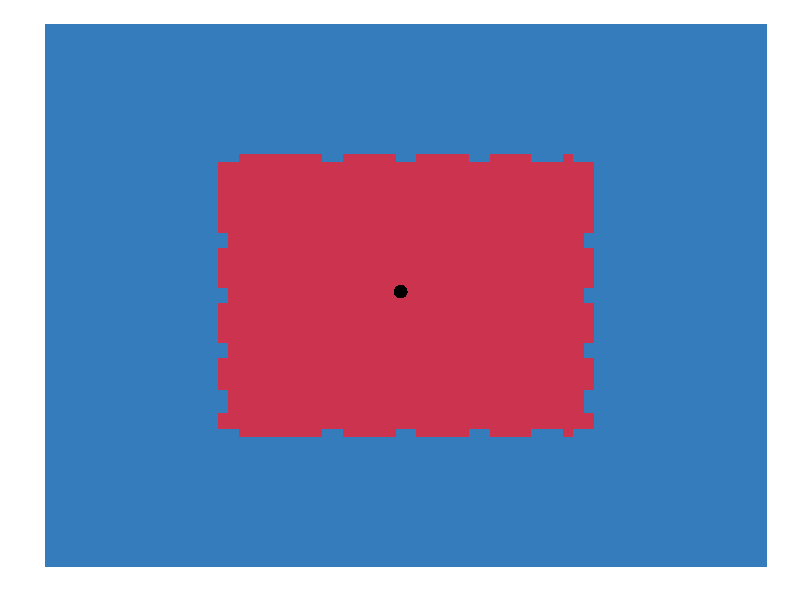

Source code (MATLAB): (Note: this script raises an error after producing the figure.)
clc;clear;close all;
%% Square
load('SquareSpinS.mat');
base = imresize(base,[70 70]);
base(18,[19 52]) = 0;
base(53,[19 52]) = 0;
figureSize = [500 500 260 220 ];
axesPosition = [0.05666666666667 0.05666666666667 0.901666666666667 0.901666666666667];
colorbarPosition = [0.950172839506176 0.05666666666667 0.0268971193415638 0.901666666666667];
fontSize = 30;
markerSize = 30;
markerSize2 = 30;
figure1 = figure('Renderer','painters',...
    'Colormap',[0.368627450980392 0.309803921568627 0.635294117647059;0.316435223903396 0.345023308848968 0.665579012322154;0.274142312225694 0.380341951126658 0.69098011926699;0.241372316122216 0.415759439271453 0.711356288547165;0.217748835767895 0.451275364153108 0.72656637022828;0.202895471337663 0.486889316641379 0.736469214375933;0.196435823006451 0.52260088760602 0.740923671055724;0.200519399225414 0.55934234524082 0.738031469377875;0.220245321606001 0.598834725738228 0.724715949166263;0.251929248677039 0.639241950342431 0.704923340764877;0.291365456773303 0.678526069105427 0.682989770158504;0.33434822222957 0.714649132079211 0.663251363331929;0.376671821380614 0.745573189315781 0.650044246269937;0.415143043336341 0.769680864564936 0.646621457742113;0.455832079626395 0.789744115511128 0.645829808804391;0.499430426768635 0.807317481614494 0.645336297481956;0.544518601990429 0.82317811780797 0.644974728775123;0.589677122519148 0.838103179024489 0.644578907684209;0.633486505582162 0.852869820196986 0.64398263920953;0.674576341983449 0.868269045004314 0.642990762985427;0.716956928492352 0.88612678117552 0.638473096469628;0.761635738765942 0.905831090606177 0.629864253393665;0.805403690869102 0.92525642134296 0.619248909711761;0.84505170286672 0.942277221432544 0.608711741378141;0.877370692823681 0.9547679389216 0.600337424347028;0.89915157880487 0.960603021856804 0.596210634572646;0.911125698805501 0.960570656040661 0.601192299769212;0.920339451570102 0.959739269857603 0.618974446921626;0.92774517117992 0.958344124115124 0.644238952096614;0.934075191576402 0.956452993186487 0.671443327870047;0.940061846700994 0.954133651444957 0.695045086817796;0.946437470495141 0.951453873263797 0.709501741515732;0.953988797491692 0.948066379968171 0.709549567999574;0.963093950102087 0.941698954908048 0.694903028058329;0.972800313214318 0.932388489086583 0.669458450443643;0.982025247227377 0.920603629584506 0.637231663608876;0.989686112540254 0.906813023482548 0.602238496007385;0.994700269551939 0.891485317861442 0.568494776092532;0.996073713828075 0.874946424104414 0.539816372913562;0.995913116569379 0.853220254337554 0.512809689364859;0.995537971410394 0.825480094771334 0.485273355103163;0.994967098342374 0.793301021915336 0.457845010151848;0.994219317356572 0.758258112279141 0.431162294534286;0.993313448444242 0.721926442372333 0.40586284827385;0.992268311596636 0.685881088704492 0.382584311393912;0.99041788143829 0.64871135676986 0.359469502086549;0.986899366448519 0.607766465808703 0.33455340199964;0.981915715139671 0.564790024005995 0.310154851672199;0.975678652413346 0.521562843810501 0.288626350010904;0.968399903171145 0.479865737670985 0.272320395922429;0.960291192314668 0.441479518036214 0.263589488313452;0.950775903323062 0.407784006074645 0.263944307881883;0.937071673516715 0.377603797082268 0.270309228923786;0.919603029669182 0.34955830036498 0.280174668338823;0.899160301994552 0.322363412485175 0.291282227176585;0.876533820706915 0.29473503000525 0.301373506486663;0.852513916020359 0.2653890494876 0.308190107318648;0.827724755461432 0.233144670762681 0.309684085274321;0.800201141939077 0.198733426205924 0.307566914674943;0.769392345757465 0.162691289999717 0.302843175286968;0.735613492351537 0.125103649141412 0.295559917088529;0.699179707156231 0.0860558906283644 0.285764190057759;0.66040611560649 0.0456334014579261 0.273503044172794;0.619607843137255 0.00392156862745098 0.258823529411765]);
set(figure1,'Position',figureSize);
% Create axes
axes1 = axes('Parent',figure1,'YTick',zeros(1,0),'YDir','reverse',...
    'XTick',zeros(1,0),...
    'CLim',[-0.1 1.1],...
    'Position',axesPosition,...
    'Layer','top',...
    'FontSize',fontSize);
xlim(axes1,[1 70]);
ylim(axes1,[1 70]); 
box(axes1,'off');
set(axes1,'Visible','off');
hold(axes1,'all');
imagesc(base);
plot(35,35,'k.','MarkerSize',markerSize,'LineWidth',2.5);
save2pdf('SpinSSquareBase.eps',figure1);

figure2 = figure('Renderer','painters',...
    'Colormap',[0.368627458810806 0.309803932905197 0.635294139385223;0.316435217857361 0.345023304224014 0.66557902097702;0.256435513496399 0.433812081813812 0.703251361846924;0.196435824036598 0.522600889205933 0.740923643112183;0.199412018060684 0.532130122184753 0.738897681236267;0.202388197183609 0.541659355163574 0.736871719360352;0.205364376306534 0.551188588142395 0.734845757484436;0.20834057033062 0.560717821121216 0.732819795608521;0.211316764354706 0.570247054100037 0.730793833732605;0.214292943477631 0.579776287078857 0.728767871856689;0.217269122600555 0.589305520057678 0.726741909980774;0.220245316624641 0.598834753036499 0.724715948104858;0.243065893650055 0.621997654438019 0.712423026561737;0.26588648557663 0.645160496234894 0.700130105018616;0.288707077503204 0.668323397636414 0.687837183475494;0.311527639627457 0.691486239433289 0.675544261932373;0.334348231554031 0.714649140834808 0.663251340389252;0.375620245933533 0.72570139169693 0.657329082489014;0.416892230510712 0.736753642559052 0.651406764984131;0.458164244890213 0.747805953025818 0.645484507083893;0.499436229467392 0.758858203887939 0.63956218957901;0.540708243846893 0.769910454750061 0.633639931678772;0.581980228424072 0.780962705612183 0.627717614173889;0.623252213001251 0.792014956474304 0.621795356273651;0.664524257183075 0.803067207336426 0.615873098373413;0.705796241760254 0.814119517803192 0.60995078086853;0.747068226337433 0.825171768665314 0.604028522968292;0.788340270519257 0.836224019527435 0.598106205463409;0.829612255096436 0.847276270389557 0.592183947563171;0.870884239673615 0.858328521251678 0.586261630058289;0.912156224250793 0.869380831718445 0.580339372158051;0.953428268432617 0.880433082580566 0.574417054653168;0.994700253009796 0.891485333442688 0.56849479675293;0.995043635368347 0.887350618839264 0.561325192451477;0.995386958122253 0.88321590423584 0.554155588150024;0.995730340480804 0.879081130027771 0.546985983848572;0.996073722839355 0.874946415424347 0.539816379547119;0.996055901050568 0.872532427310944 0.536815643310547;0.996038019657135 0.870118379592896 0.533814907073975;0.996020197868347 0.867704391479492 0.530814170837402;0.996002316474915 0.865290343761444 0.52781343460083;0.995984494686127 0.862876355648041 0.524812638759613;0.995966613292694 0.860462307929993 0.521811902523041;0.995948791503906 0.858048319816589 0.518811166286469;0.995930910110474 0.855634272098541 0.515810430049896;0.995913088321686 0.853220283985138 0.512809693813324;0.989938139915466 0.828727304935455 0.504283905029297;0.983963131904602 0.804234325885773 0.495758056640625;0.977988183498383 0.779741406440735 0.487232238054276;0.972013235092163 0.755248427391052 0.478706419467926;0.966038227081299 0.73075544834137 0.470180630683899;0.960063278675079 0.706262469291687 0.461654812097549;0.95408833026886 0.681769549846649 0.4531289935112;0.948113322257996 0.657276570796967 0.44460317492485;0.942138373851776 0.632783591747284 0.436077356338501;0.919732272624969 0.540934979915619 0.404105544090271;0.897326111793518 0.449086308479309 0.372133731842041;0.874920010566711 0.357237696647644 0.340161919593811;0.852513909339905 0.265389055013657 0.308190107345581;0.805932700634003 0.213095560669899 0.298316806554794;0.759351491928101 0.160802066326141 0.288443475961685;0.712770283222198 0.108508564531803 0.278570175170898;0.666189074516296 0.0562150664627552 0.268696844577789;0.619607865810394 0.00392156885936856 0.258823543787003]);
set(figure2,'Colormap',...
    [0.368627458810806 0.309803932905197 0.635294139385223;0.32620906829834 0.345122426748276 0.660648167133331;0.283790707588196 0.380440950393677 0.686002254486084;0.262581527233124 0.398100197315216 0.698679268360138;0.241372317075729 0.415759444236755 0.711356282234192;0.217748835682869 0.451275378465652 0.72656637430191;0.218997076153755 0.525055050849915 0.725641131401062;0.220245316624641 0.598834753036499 0.724715948104858;0.23080663383007 0.612303793430328 0.71811842918396;0.241367936134338 0.625772893428802 0.711520850658417;0.251929253339767 0.639241933822632 0.704923331737518;0.279402256011963 0.664377689361572 0.691032648086548;0.306875228881836 0.689513385295868 0.677142024040222;0.334348231554031 0.714649140834808 0.663251340389252;0.344929128885269 0.7223801612854 0.659949541091919;0.355510026216507 0.730111122131348 0.656647801399231;0.366090923547745 0.73784214258194 0.653346061706543;0.376671820878983 0.745573163032532 0.65004426240921;0.45473513007164 0.778357148170471 0.643155515193939;0.53279846906662 0.811141192913055 0.636266767978668;0.610861778259277 0.843925178050995 0.629377961158752;0.688925087451935 0.876709163188934 0.622489213943481;0.766988396644592 0.909493207931519 0.61560046672821;0.84505170583725 0.942277193069458 0.608711719512939;0.877370715141296 0.954767942428589 0.600337445735931;0.899151563644409 0.960602998733521 0.596210658550262;0.911125719547272 0.960570633411407 0.6011922955513;0.920339465141296 0.95973926782608 0.618974447250366;0.926913619041443 0.957870721817017 0.644331336021423;0.933487713336945 0.956002175807953 0.66968822479248;0.940061867237091 0.954133629798889 0.695045113563538;0.946437478065491 0.951453864574432 0.70950174331665;0.953988790512085 0.948066353797913 0.70954954624176;0.963093936443329 0.941698968410492 0.694903016090393;0.972800314426422 0.932388484477997 0.669458448886871;0.980100274085999 0.918754100799561 0.635803878307343;0.98740029335022 0.905119717121124 0.602149367332458;0.994700253009796 0.891485333442688 0.56849479675293;0.996073722839355 0.874946415424347 0.539816379547119;0.995913088321686 0.853220283985138 0.512809693813324;0.993022441864014 0.805840671062469 0.480783492326736;0.990131795406342 0.758460998535156 0.448757320642471;0.987241148948669 0.711081385612488 0.416731119155884;0.984350562095642 0.663701713085175 0.384704917669296;0.98145991563797 0.616322100162506 0.352678716182709;0.978569269180298 0.568942427635193 0.320652544498444;0.975678622722626 0.521562814712524 0.288626343011856;0.973252356052399 0.507663786411285 0.283191025257111;0.970826148986816 0.493764758110046 0.277755707502365;0.968399882316589 0.479865729808807 0.27232038974762;0.966372728347778 0.470269173383713 0.270137667655945;0.964345574378967 0.460672616958618 0.26795494556427;0.962318360805511 0.451076060533524 0.265772223472595;0.9602912068367 0.441479504108429 0.26358950138092;0.957912385463715 0.433055639266968 0.263678193092346;0.955533564090729 0.424631774425507 0.263766884803772;0.953154742717743 0.416207879781723 0.26385560631752;0.950775921344757 0.407784014940262 0.263944298028946;0.931123495101929 0.37930503487587 0.272793471813202;0.911471128463745 0.350826025009155 0.281642615795135;0.891818702220917 0.322347044944763 0.290491789579391;0.872166335582733 0.293868035078049 0.299340933561325;0.852513909339905 0.265389055013657 0.308190107345581;0.619607865810394 0.00392156885936856 0.258823543787003]);

set(figure2,'Position',figureSize);
axes1 = axes('Parent',figure2,'YTick',zeros(1,0),'YDir','reverse',...
    'XTick',zeros(1,0),...
    'Position',axesPosition,...
    'Layer','top',...
    'FontSize',fontSize,...
    'CLim',[3770.0922 12832.3157]);
xlim(axes1,[1 100]);
ylim(axes1,[1 100]); 
box(axes1,'off');
set(axes1,'Visible','off');
hold(axes1,'all');
imagesc(score);
% message = {'Center','    \downarrow  '};
% text(33,35,message,'FontSize',fontSize);
plot(51,51,'k.','MarkerSize',markerSize,'LineWidth',2.5);
plot(51,51,'r.','MarkerSize',markerSize2,'LineWidth',2.52);
% colorbar('peer',axes1,colorbarPosition,'YTick',zeros(1,0));
save2pdf('SpinSSquareResult.eps',figure2);
%% Triangle

load('TriangleSpinS.mat');
figure1 = figure('Renderer','painters',...
    'Colormap',[0.368627450980392 0.309803921568627 0.635294117647059;0.316435223903396 0.345023308848968 0.665579012322154;0.274142312225694 0.380341951126658 0.69098011926699;0.241372316122216 0.415759439271453 0.711356288547165;0.217748835767895 0.451275364153108 0.72656637022828;0.202895471337663 0.486889316641379 0.736469214375933;0.196435823006451 0.52260088760602 0.740923671055724;0.200519399225414 0.55934234524082 0.738031469377875;0.220245321606001 0.598834725738228 0.724715949166263;0.251929248677039 0.639241950342431 0.704923340764877;0.291365456773303 0.678526069105427 0.682989770158504;0.33434822222957 0.714649132079211 0.663251363331929;0.376671821380614 0.745573189315781 0.650044246269937;0.415143043336341 0.769680864564936 0.646621457742113;0.455832079626395 0.789744115511128 0.645829808804391;0.499430426768635 0.807317481614494 0.645336297481956;0.544518601990429 0.82317811780797 0.644974728775123;0.589677122519148 0.838103179024489 0.644578907684209;0.633486505582162 0.852869820196986 0.64398263920953;0.674576341983449 0.868269045004314 0.642990762985427;0.716956928492352 0.88612678117552 0.638473096469628;0.761635738765942 0.905831090606177 0.629864253393665;0.805403690869102 0.92525642134296 0.619248909711761;0.84505170286672 0.942277221432544 0.608711741378141;0.877370692823681 0.9547679389216 0.600337424347028;0.89915157880487 0.960603021856804 0.596210634572646;0.911125698805501 0.960570656040661 0.601192299769212;0.920339451570102 0.959739269857603 0.618974446921626;0.92774517117992 0.958344124115124 0.644238952096614;0.934075191576402 0.956452993186487 0.671443327870047;0.940061846700994 0.954133651444957 0.695045086817796;0.946437470495141 0.951453873263797 0.709501741515732;0.953988797491692 0.948066379968171 0.709549567999574;0.963093950102087 0.941698954908048 0.694903028058329;0.972800313214318 0.932388489086583 0.669458450443643;0.982025247227377 0.920603629584506 0.637231663608876;0.989686112540254 0.906813023482548 0.602238496007385;0.994700269551939 0.891485317861442 0.568494776092532;0.996073713828075 0.874946424104414 0.539816372913562;0.995913116569379 0.853220254337554 0.512809689364859;0.995537971410394 0.825480094771334 0.485273355103163;0.994967098342374 0.793301021915336 0.457845010151848;0.994219317356572 0.758258112279141 0.431162294534286;0.993313448444242 0.721926442372333 0.40586284827385;0.992268311596636 0.685881088704492 0.382584311393912;0.99041788143829 0.64871135676986 0.359469502086549;0.986899366448519 0.607766465808703 0.33455340199964;0.981915715139671 0.564790024005995 0.310154851672199;0.975678652413346 0.521562843810501 0.288626350010904;0.968399903171145 0.479865737670985 0.272320395922429;0.960291192314668 0.441479518036214 0.263589488313452;0.950775903323062 0.407784006074645 0.263944307881883;0.937071673516715 0.377603797082268 0.270309228923786;0.919603029669182 0.34955830036498 0.280174668338823;0.899160301994552 0.322363412485175 0.291282227176585;0.876533820706915 0.29473503000525 0.301373506486663;0.852513916020359 0.2653890494876 0.308190107318648;0.827724755461432 0.233144670762681 0.309684085274321;0.800201141939077 0.198733426205924 0.307566914674943;0.769392345757465 0.162691289999717 0.302843175286968;0.735613492351537 0.125103649141412 0.295559917088529;0.699179707156231 0.0860558906283644 0.285764190057759;0.66040611560649 0.0456334014579261 0.273503044172794;0.619607843137255 0.00392156862745098 0.258823529411765]);
set(figure1,'Position',figureSize);
% Create axes
axes1 = axes('Parent',figure1,'YTick',zeros(1,0),'YDir','reverse',...
    'XTick',zeros(1,0),...
    'CLim',[-0.1 1.1],...
    'Position',axesPosition,...
    'Layer','top',...
    'FontSize',fontSize);
xlim(axes1,[1 70]);
ylim(axes1,[1 70]); 
box(axes1,'off');
set(axes1,'Visible','off');
hold(axes1,'all');
imagesc(base);

plot(50,50,'k.','MarkerSize',markerSize,'LineWidth',2.5);
save2pdf('SpinSTriangleBase.eps',figure1);

figure2 = figure('Renderer','painters',...
    'Colormap',[0.368627458810806 0.309803932905197 0.635294139385223;0.32620906829834 0.345122456550598 0.660648226737976;0.283790707588196 0.380440950393677 0.686002254486084;0.262581527233124 0.398100197315216 0.698679268360138;0.241372317075729 0.415759444236755 0.711356282234192;0.217748835682869 0.451275378465652 0.72656637430191;0.218997076153755 0.525055050849915 0.725641131401062;0.220245316624641 0.598834753036499 0.724715948104858;0.23080663383007 0.612303793430328 0.71811842918396;0.241367936134338 0.625772893428802 0.711520850658417;0.251929253339767 0.639241933822632 0.704923331737518;0.279402256011963 0.664377689361572 0.691032648086548;0.306875228881836 0.689513385295868 0.677142024040222;0.334348231554031 0.714649140834808 0.663251340389252;0.344929128885269 0.7223801612854 0.659949541091919;0.355510026216507 0.730111122131348 0.656647801399231;0.366090923547745 0.73784214258194 0.653346061706543;0.376671820878983 0.745573163032532 0.65004426240921;0.45473513007164 0.778357148170471 0.643155515193939;0.53279846906662 0.811141192913055 0.636266767978668;0.610861778259277 0.843925178050995 0.629377961158752;0.688925087451935 0.876709163188934 0.622489213943481;0.766988396644592 0.909493207931519 0.61560046672821;0.84505170583725 0.942277193069458 0.608711719512939;0.877370715141296 0.954767942428589 0.600337445735931;0.899151563644409 0.960602998733521 0.596210658550262;0.911125719547272 0.960570633411407 0.6011922955513;0.920339465141296 0.95973926782608 0.618974447250366;0.926913619041443 0.957870721817017 0.644331336021423;0.933487713336945 0.956002175807953 0.66968822479248;0.940061867237091 0.954133629798889 0.695045113563538;0.946437478065491 0.951453864574432 0.70950174331665;0.953988790512085 0.948066353797913 0.70954954624176;0.963093936443329 0.941698968410492 0.694903016090393;0.972800314426422 0.932388484477997 0.669458448886871;0.980100274085999 0.918754100799561 0.635803878307343;0.98740029335022 0.905119717121124 0.602149367332458;0.994700253009796 0.891485333442688 0.56849479675293;0.996073722839355 0.874946415424347 0.539816379547119;0.996053636074066 0.872230648994446 0.536440551280975;0.996033549308777 0.869514882564545 0.533064723014832;0.996013462543488 0.866799116134644 0.529688894748688;0.995993375778198 0.864083349704742 0.526313066482544;0.995973348617554 0.861367583274841 0.522937178611755;0.995953261852264 0.85865181684494 0.519561350345612;0.995933175086975 0.855936050415039 0.516185522079468;0.995913088321686 0.853220283985138 0.512809693813324;0.993664801120758 0.816369473934174 0.48790043592453;0.99141651391983 0.779518604278564 0.462991178035736;0.989168286323547 0.7426677942276 0.438081920146942;0.98691999912262 0.705816984176636 0.413172662258148;0.984671711921692 0.668966114521027 0.388263374567032;0.982423424720764 0.632115304470062 0.363354116678238;0.980175197124481 0.595264494419098 0.338444858789444;0.977926909923553 0.558413624763489 0.31353560090065;0.975678622722626 0.521562814712524 0.288626343011856;0.963227272033691 0.464673399925232 0.276285320520401;0.950775921344757 0.407784014940262 0.263944298028946;0.931123495101929 0.37930503487587 0.272793471813202;0.911471128463745 0.350826025009155 0.281642615795135;0.891818702220917 0.322347044944763 0.290491789579391;0.872166335582733 0.293868035078049 0.299340933561325;0.852513909339905 0.265389055013657 0.308190107345581;0.619607865810394 0.00392156885936856 0.258823543787003]);

set(figure2,'Position',figureSize);
axes1 = axes('Parent',figure2,'YTick',zeros(1,0),'YDir','reverse',...
    'XTick',zeros(1,0),...
    'Position',axesPosition,...
    'Layer','top',...
    'FontSize',fontSize,...
    'CLim',[-0.6903 -0.4056]);
xlim(axes1,[1 70]);
ylim(axes1,[1 70]); 
box(axes1,'off');
set(axes1,'Visible','off');
hold(axes1,'all');
imagesc(score);
plot(50,50,'k.','MarkerSize',markerSize,'LineWidth',2.5);
plot(51,51,'r.','MarkerSize',markerSize2,'LineWidth',2.52);
% text(12,48.5,'Center \rightarrow','FontSize',fontSize);
% colorbar('peer',axes1,colorbarPosition,'YTick',zeros(1,0));
save2pdf('SpinSTriangleResult.eps',figure2);
%% MiddleCircularSegmentSpinS

load('MiddleCircularSegmentSpinS.mat');

figure1 = figure('Renderer','painters',...
    'Colormap',[0.368627450980392 0.309803921568627 0.635294117647059;0.316435223903396 0.345023308848968 0.665579012322154;0.274142312225694 0.380341951126658 0.69098011926699;0.241372316122216 0.415759439271453 0.711356288547165;0.217748835767895 0.451275364153108 0.72656637022828;0.202895471337663 0.486889316641379 0.736469214375933;0.196435823006451 0.52260088760602 0.740923671055724;0.200519399225414 0.55934234524082 0.738031469377875;0.220245321606001 0.598834725738228 0.724715949166263;0.251929248677039 0.639241950342431 0.704923340764877;0.291365456773303 0.678526069105427 0.682989770158504;0.33434822222957 0.714649132079211 0.663251363331929;0.376671821380614 0.745573189315781 0.650044246269937;0.415143043336341 0.769680864564936 0.646621457742113;0.455832079626395 0.789744115511128 0.645829808804391;0.499430426768635 0.807317481614494 0.645336297481956;0.544518601990429 0.82317811780797 0.644974728775123;0.589677122519148 0.838103179024489 0.644578907684209;0.633486505582162 0.852869820196986 0.64398263920953;0.674576341983449 0.868269045004314 0.642990762985427;0.716956928492352 0.88612678117552 0.638473096469628;0.761635738765942 0.905831090606177 0.629864253393665;0.805403690869102 0.92525642134296 0.619248909711761;0.84505170286672 0.942277221432544 0.608711741378141;0.877370692823681 0.9547679389216 0.600337424347028;0.89915157880487 0.960603021856804 0.596210634572646;0.911125698805501 0.960570656040661 0.601192299769212;0.920339451570102 0.959739269857603 0.618974446921626;0.92774517117992 0.958344124115124 0.644238952096614;0.934075191576402 0.956452993186487 0.671443327870047;0.940061846700994 0.954133651444957 0.695045086817796;0.946437470495141 0.951453873263797 0.709501741515732;0.953988797491692 0.948066379968171 0.709549567999574;0.963093950102087 0.941698954908048 0.694903028058329;0.972800313214318 0.932388489086583 0.669458450443643;0.982025247227377 0.920603629584506 0.637231663608876;0.989686112540254 0.906813023482548 0.602238496007385;0.994700269551939 0.891485317861442 0.568494776092532;0.996073713828075 0.874946424104414 0.539816372913562;0.995913116569379 0.853220254337554 0.512809689364859;0.995537971410394 0.825480094771334 0.485273355103163;0.994967098342374 0.793301021915336 0.457845010151848;0.994219317356572 0.758258112279141 0.431162294534286;0.993313448444242 0.721926442372333 0.40586284827385;0.992268311596636 0.685881088704492 0.382584311393912;0.99041788143829 0.64871135676986 0.359469502086549;0.986899366448519 0.607766465808703 0.33455340199964;0.981915715139671 0.564790024005995 0.310154851672199;0.975678652413346 0.521562843810501 0.288626350010904;0.968399903171145 0.479865737670985 0.272320395922429;0.960291192314668 0.441479518036214 0.263589488313452;0.950775903323062 0.407784006074645 0.263944307881883;0.937071673516715 0.377603797082268 0.270309228923786;0.919603029669182 0.34955830036498 0.280174668338823;0.899160301994552 0.322363412485175 0.291282227176585;0.876533820706915 0.29473503000525 0.301373506486663;0.852513916020359 0.2653890494876 0.308190107318648;0.827724755461432 0.233144670762681 0.309684085274321;0.800201141939077 0.198733426205924 0.307566914674943;0.769392345757465 0.162691289999717 0.302843175286968;0.735613492351537 0.125103649141412 0.295559917088529;0.699179707156231 0.0860558906283644 0.285764190057759;0.66040611560649 0.0456334014579261 0.273503044172794;0.619607843137255 0.00392156862745098 0.258823529411765]);

set(figure1,'Position',figureSize);
% Create axes
axes1 = axes('Parent',figure1,'YTick',zeros(1,0),'YDir','reverse',...
    'XTick',zeros(1,0),...
    'CLim',[-0.1 1.1],...
    'Position',axesPosition,...
    'Layer','top',...
    'FontSize',fontSize);
xlim(axes1,[1 70]);
ylim(axes1,[1 70]); 
box(axes1,'off');
set(axes1,'Visible','off');
hold(axes1,'all');
imagesc(base);
plot(35,35,'k.','MarkerSize',markerSize,'LineWidth',2.5);
save2pdf('SpinSMiddleCircularBase.eps',figure1);

figure2 = figure('Renderer','painters',...
    'Colormap',[0.368627458810806 0.309803932905197 0.635294139385223;0.283790707588196 0.380440950393677 0.686002254486084;0.217748835682869 0.451275378465652 0.72656637430191;0.218248128890991 0.480787247419357 0.7261962890625;0.218747422099113 0.510299146175385 0.72582620382309;0.219246730208397 0.539811015129089 0.725456118583679;0.219746023416519 0.569322884082794 0.725086033344269;0.220245316624641 0.598834753036499 0.724715948104858;0.23080663383007 0.612303793430328 0.71811842918396;0.241367936134338 0.625772893428802 0.711520850658417;0.251929253339767 0.639241933822632 0.704923331737518;0.279402256011963 0.664377689361572 0.691032648086548;0.306875228881836 0.689513385295868 0.677142024040222;0.334348231554031 0.714649140834808 0.663251340389252;0.344929128885269 0.7223801612854 0.659949541091919;0.355510026216507 0.730111122131348 0.656647801399231;0.366090923547745 0.73784214258194 0.653346061706543;0.376671820878983 0.745573163032532 0.65004426240921;0.45473513007164 0.778357148170471 0.643155515193939;0.53279846906662 0.811141192913055 0.636266767978668;0.610861778259277 0.843925178050995 0.629377961158752;0.688925087451935 0.876709163188934 0.622489213943481;0.766988396644592 0.909493207931519 0.61560046672821;0.84505170583725 0.942277193069458 0.608711719512939;0.877370715141296 0.954767942428589 0.600337445735931;0.899151563644409 0.960602998733521 0.596210658550262;0.911125719547272 0.960570633411407 0.6011922955513;0.920339465141296 0.95973926782608 0.618974447250366;0.926913619041443 0.957870721817017 0.644331336021423;0.933487713336945 0.956002175807953 0.66968822479248;0.940061867237091 0.954133629798889 0.695045113563538;0.946437478065491 0.951453864574432 0.70950174331665;0.953988790512085 0.948066353797913 0.70954954624176;0.963093936443329 0.941698968410492 0.694903016090393;0.972800314426422 0.932388484477997 0.669458448886871;0.972930669784546 0.932144999504089 0.668857455253601;0.97306102514267 0.931901514530182 0.668256521224976;0.973191380500793 0.931658089160919 0.667655527591705;0.973321735858917 0.931414604187012 0.667054533958435;0.973452091217041 0.931171119213104 0.66645359992981;0.973582446575165 0.930927634239197 0.665852606296539;0.973712801933289 0.930684208869934 0.665251612663269;0.973843157291412 0.930440723896027 0.664650678634644;0.973973512649536 0.930197238922119 0.664049685001373;0.97410386800766 0.929953753948212 0.663448750972748;0.974234223365784 0.929710268974304 0.662847757339478;0.974364578723907 0.929466843605042 0.662246763706207;0.974494934082031 0.929223358631134 0.661645829677582;0.974625289440155 0.928979873657227 0.661044836044312;0.981721222400665 0.903726696968079 0.611633121967316;0.988817155361176 0.878473460674286 0.56222140789032;0.995913088321686 0.853220283985138 0.512809693813324;0.985795855522156 0.687391519546509 0.400718033313751;0.975678622722626 0.521562814712524 0.288626343011856;0.967377722263336 0.483636558055878 0.280398994684219;0.959076821804047 0.445710271596909 0.272171646356583;0.950775921344757 0.407784014940262 0.263944298028946;0.911351144313812 0.359705150127411 0.263334691524506;0.871926367282867 0.31162628531456 0.262725085020065;0.832501649856567 0.263547420501709 0.262115478515625;0.793076872825623 0.215468570590019 0.261505842208862;0.753652095794678 0.167389705777168 0.260896235704422;0.714227318763733 0.119310840964317 0.260286629199982;0.619607865810394 0.00392156885936856 0.258823543787003]);
set(figure2,'Position',figureSize);
axes1 = axes('Parent',figure2,'YTick',zeros(1,0),'YDir','reverse',...
    'XTick',zeros(1,0),...
    'Position',axesPosition,...
    'Layer','top',...
    'FontSize',fontSize,...
    'CLim',[-0.9744 -0.7003]);
xlim(axes1,[1 70]);
ylim(axes1,[1 70]); 
box(axes1,'off');
set(axes1,'Visible','off');
hold(axes1,'all');
imagesc(score);
plot(35,35,'k.','MarkerSize',markerSize,'LineWidth',2.5);
plot(34,35,'r.','MarkerSize',markerSize2,'LineWidth',2.52);
message = {'Center','    \downarrow  '};
% text(22,22,message,'FontSize',fontSize);
% colorbar('peer',axes1,colorbarPosition,'YTick',zeros(1,0));
save2pdf('SpinSMiddleCircularResult.eps',figure2);
%% LowerHalfCircularSegmentSpinS

load('LowerHalfCircularSegmentSpinS.mat');

figure1 = figure('Renderer','painters',...
    'Colormap',[0.368627450980392 0.309803921568627 0.635294117647059;0.316435223903396 0.345023308848968 0.665579012322154;0.274142312225694 0.380341951126658 0.69098011926699;0.241372316122216 0.415759439271453 0.711356288547165;0.217748835767895 0.451275364153108 0.72656637022828;0.202895471337663 0.486889316641379 0.736469214375933;0.196435823006451 0.52260088760602 0.740923671055724;0.200519399225414 0.55934234524082 0.738031469377875;0.220245321606001 0.598834725738228 0.724715949166263;0.251929248677039 0.639241950342431 0.704923340764877;0.291365456773303 0.678526069105427 0.682989770158504;0.33434822222957 0.714649132079211 0.663251363331929;0.376671821380614 0.745573189315781 0.650044246269937;0.415143043336341 0.769680864564936 0.646621457742113;0.455832079626395 0.789744115511128 0.645829808804391;0.499430426768635 0.807317481614494 0.645336297481956;0.544518601990429 0.82317811780797 0.644974728775123;0.589677122519148 0.838103179024489 0.644578907684209;0.633486505582162 0.852869820196986 0.64398263920953;0.674576341983449 0.868269045004314 0.642990762985427;0.716956928492352 0.88612678117552 0.638473096469628;0.761635738765942 0.905831090606177 0.629864253393665;0.805403690869102 0.92525642134296 0.619248909711761;0.84505170286672 0.942277221432544 0.608711741378141;0.877370692823681 0.9547679389216 0.600337424347028;0.89915157880487 0.960603021856804 0.596210634572646;0.911125698805501 0.960570656040661 0.601192299769212;0.920339451570102 0.959739269857603 0.618974446921626;0.92774517117992 0.958344124115124 0.644238952096614;0.934075191576402 0.956452993186487 0.671443327870047;0.940061846700994 0.954133651444957 0.695045086817796;0.946437470495141 0.951453873263797 0.709501741515732;0.953988797491692 0.948066379968171 0.709549567999574;0.963093950102087 0.941698954908048 0.694903028058329;0.972800313214318 0.932388489086583 0.669458450443643;0.982025247227377 0.920603629584506 0.637231663608876;0.989686112540254 0.906813023482548 0.602238496007385;0.994700269551939 0.891485317861442 0.568494776092532;0.996073713828075 0.874946424104414 0.539816372913562;0.995913116569379 0.853220254337554 0.512809689364859;0.995537971410394 0.825480094771334 0.485273355103163;0.994967098342374 0.793301021915336 0.457845010151848;0.994219317356572 0.758258112279141 0.431162294534286;0.993313448444242 0.721926442372333 0.40586284827385;0.992268311596636 0.685881088704492 0.382584311393912;0.99041788143829 0.64871135676986 0.359469502086549;0.986899366448519 0.607766465808703 0.33455340199964;0.981915715139671 0.564790024005995 0.310154851672199;0.975678652413346 0.521562843810501 0.288626350010904;0.968399903171145 0.479865737670985 0.272320395922429;0.960291192314668 0.441479518036214 0.263589488313452;0.950775903323062 0.407784006074645 0.263944307881883;0.937071673516715 0.377603797082268 0.270309228923786;0.919603029669182 0.34955830036498 0.280174668338823;0.899160301994552 0.322363412485175 0.291282227176585;0.876533820706915 0.29473503000525 0.301373506486663;0.852513916020359 0.2653890494876 0.308190107318648;0.827724755461432 0.233144670762681 0.309684085274321;0.800201141939077 0.198733426205924 0.307566914674943;0.769392345757465 0.162691289999717 0.302843175286968;0.735613492351537 0.125103649141412 0.295559917088529;0.699179707156231 0.0860558906283644 0.285764190057759;0.66040611560649 0.0456334014579261 0.273503044172794;0.619607843137255 0.00392156862745098 0.258823529411765]);
set(figure1,'Position',figureSize);
% Create axes
axes1 = axes('Parent',figure1,'YTick',zeros(1,0),'YDir','reverse',...
    'XTick',zeros(1,0),...
    'CLim',[-0.1 1.1],...
    'Position',axesPosition,...
    'Layer','top',...
    'FontSize',fontSize);
xlim(axes1,[1 70]);
ylim(axes1,[1 70]); 
box(axes1,'off');
set(axes1,'Visible','off');
hold(axes1,'all');
imagesc(base);
plot(35,35,'k.','MarkerSize',markerSize,'LineWidth',2.5);
save2pdf('SpinSLowerCircularBase.eps',figure1);

figure2 = figure('Renderer','painters',...
    'Colormap',[0.368627458810806 0.309803932905197 0.635294139385223;0.283790707588196 0.380440950393677 0.686002254486084;0.217748835682869 0.451275378465652 0.72656637430191;0.218248128890991 0.480787247419357 0.7261962890625;0.218747422099113 0.510299146175385 0.72582620382309;0.219246730208397 0.539811015129089 0.725456118583679;0.219746023416519 0.569322884082794 0.725086033344269;0.220245316624641 0.598834753036499 0.724715948104858;0.23080663383007 0.612303793430328 0.71811842918396;0.241367936134338 0.625772893428802 0.711520850658417;0.251929253339767 0.639241933822632 0.704923331737518;0.279402256011963 0.664377689361572 0.691032648086548;0.306875228881836 0.689513385295868 0.677142024040222;0.334348231554031 0.714649140834808 0.663251340389252;0.344929128885269 0.7223801612854 0.659949541091919;0.355510026216507 0.730111122131348 0.656647801399231;0.366090923547745 0.73784214258194 0.653346061706543;0.376671820878983 0.745573163032532 0.65004426240921;0.45473513007164 0.778357148170471 0.643155515193939;0.53279846906662 0.811141192913055 0.636266767978668;0.610861778259277 0.843925178050995 0.629377961158752;0.688925087451935 0.876709163188934 0.622489213943481;0.766988396644592 0.909493207931519 0.61560046672821;0.84505170583725 0.942277193069458 0.608711719512939;0.877370715141296 0.954767942428589 0.600337445735931;0.899151563644409 0.960602998733521 0.596210658550262;0.911125719547272 0.960570633411407 0.6011922955513;0.920339465141296 0.95973926782608 0.618974447250366;0.926913619041443 0.957870721817017 0.644331336021423;0.933487713336945 0.956002175807953 0.66968822479248;0.940061867237091 0.954133629798889 0.695045113563538;0.946437478065491 0.951453864574432 0.70950174331665;0.953988790512085 0.948066353797913 0.70954954624176;0.963093936443329 0.941698968410492 0.694903016090393;0.972800314426422 0.932388484477997 0.669458448886871;0.972930669784546 0.932144999504089 0.668857455253601;0.97306102514267 0.931901514530182 0.668256521224976;0.973191380500793 0.931658089160919 0.667655527591705;0.973321735858917 0.931414604187012 0.667054533958435;0.973452091217041 0.931171119213104 0.66645359992981;0.973582446575165 0.930927634239197 0.665852606296539;0.973712801933289 0.930684208869934 0.665251612663269;0.973843157291412 0.930440723896027 0.664650678634644;0.973973512649536 0.930197238922119 0.664049685001373;0.97410386800766 0.929953753948212 0.663448750972748;0.974234223365784 0.929710268974304 0.662847757339478;0.974364578723907 0.929466843605042 0.662246763706207;0.974494934082031 0.929223358631134 0.661645829677582;0.974625289440155 0.928979873657227 0.661044836044312;0.981721222400665 0.903726696968079 0.611633121967316;0.988817155361176 0.878473460674286 0.56222140789032;0.995913088321686 0.853220283985138 0.512809693813324;0.985795855522156 0.687391519546509 0.400718033313751;0.975678622722626 0.521562814712524 0.288626343011856;0.967377722263336 0.483636558055878 0.280398994684219;0.959076821804047 0.445710271596909 0.272171646356583;0.950775921344757 0.407784014940262 0.263944298028946;0.911351144313812 0.359705150127411 0.263334691524506;0.871926367282867 0.31162628531456 0.262725085020065;0.832501649856567 0.263547420501709 0.262115478515625;0.793076872825623 0.215468570590019 0.261505842208862;0.753652095794678 0.167389705777168 0.260896235704422;0.714227318763733 0.119310840964317 0.260286629199982;0.619607865810394 0.00392156885936856 0.258823543787003]);
set(figure2,'Position',figureSize);
axes1 = axes('Parent',figure2,'YTick',zeros(1,0),'YDir','reverse',...
    'XTick',zeros(1,0),...
    'Position',axesPosition,...
    'Layer','top',...
    'FontSize',fontSize,...
    'CLim',[-0.9548 -0.6]);
xlim(axes1,[1 70]);
ylim(axes1,[1 70]); 
box(axes1,'off');
set(axes1,'Visible','off');
hold(axes1,'all');
imagesc(score);
plot(35,35,'k.','MarkerSize',markerSize,'LineWidth',2.5);
plot(34.5,37,'r.','MarkerSize',markerSize2,'LineWidth',2.52);
message = {'Center','    \downarrow  '};
% text(22,22,message,'FontSize',fontSize);
% colorbar('peer',axes1,colorbarPosition,'YTick',zeros(1,0));
save2pdf('SpinSLowerCircularResult.eps',figure2);